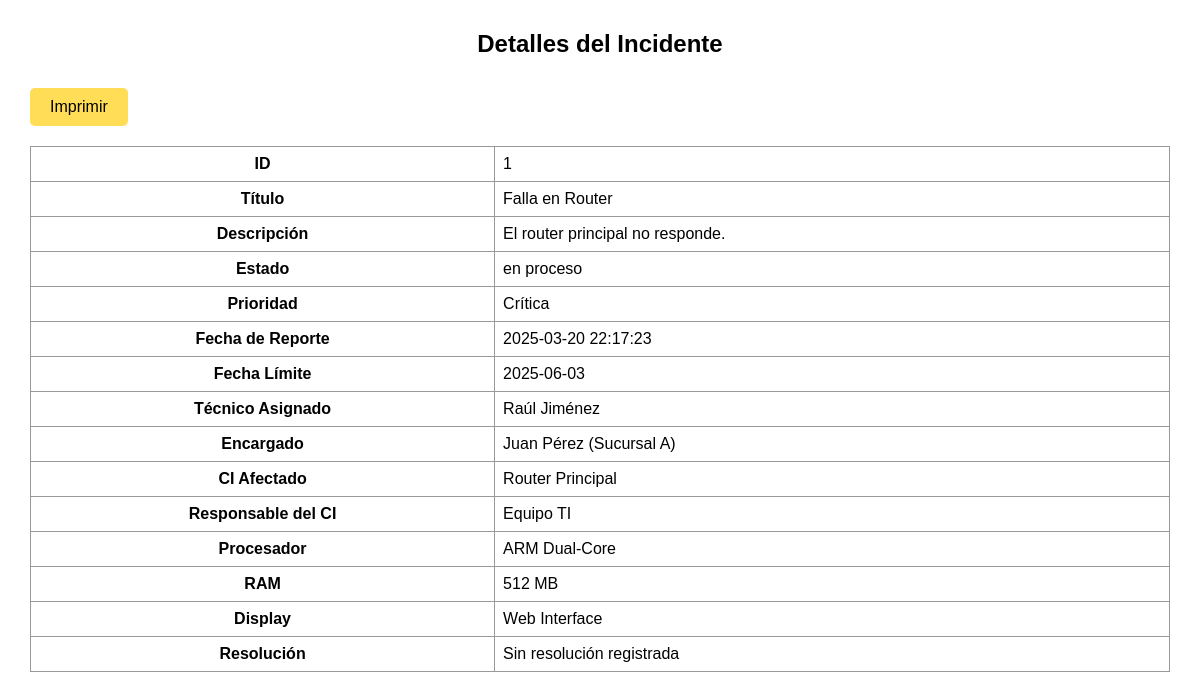
Page /imprimir.php?id=1 on the committed database.
### tables this page shows
CREATE TABLE `incidentes` (
  `id_incidente` int(11) NOT NULL,
  `titulo` varchar(100) NOT NULL,
  `descripcion` text NOT NULL,
  `id_ci_afectado` int(11) NOT NULL,
  `estado` enum('enviado','en proceso','terminado','liberado','evaluado','rechazada') DEFAULT 'enviado',
  `prioridad` enum('Baja','Media','Alta','Crítica') DEFAULT 'Media',
  `fecha_reporte` timestamp NOT NULL DEFAULT current_timestamp(),
  `fecha_resolucion` timestamp NULL DEFAULT NULL,
  `fecha_limite` date DEFAULT NULL,
  `responsable` varchar(100) NOT NULL,
  `id_tecnico_asignado` int(11) DEFAULT NULL,
  `resolucion` text DEFAULT NULL,
  `diagnostico` text DEFAULT NULL,
  `estrellas` tinyint(3) UNSIGNED DEFAULT NULL,
  `comentario_encargado` text DEFAULT NULL,
  `tiempo_estimado_total` int(11) DEFAULT 0
);

CREATE TABLE `tecnicos` (
  `id_tecnico` int(11) NOT NULL,
  `nombre` varchar(100) NOT NULL,
  `especialidad` varchar(100) NOT NULL,
  `disponibilidad` enum('Disponible','En servicio') NOT NULL DEFAULT 'Disponible',
  `rfc` char(13) NOT NULL DEFAULT '',
  `desempeno` decimal(3,2) DEFAULT 0.00
);

CREATE TABLE `usuarios` (
  `id` int(11) NOT NULL,
  `nombre` varchar(100) NOT NULL,
  `correo` varchar(100) NOT NULL,
  `password` varchar(255) NOT NULL,
  `tipo` enum('encargado','admin') NOT NULL,
  `sucursal` varchar(100) DEFAULT NULL
);

CREATE TABLE `ci_items` (
  `id_ci` int(11) NOT NULL,
  `nombre` varchar(100) NOT NULL,
  `tipo` varchar(50) NOT NULL,
  `descripcion` text DEFAULT NULL,
  `ubicacion` varchar(100) NOT NULL,
  `responsable` varchar(100) NOT NULL,
  `estado` varchar(50) NOT NULL,
  `procesador` varchar(100) DEFAULT 'Sin Componente',
  `ram` varchar(50) DEFAULT 'Sin Componente',
  `display` varchar(50) DEFAULT 'Sin Componente',
  `power_source` varchar(100) DEFAULT 'Sin Componente'
);

### imprimir.php (the view, shortened to what this page needs)
<?php
$conn = openConnection();
$id_incidente = $_GET['id'];
$query = $conn->prepare("
    SELECT i.*, t.nombre AS tecnico_nombre, ci.nombre AS ci_nombre, ci.procesador, ci.ram, ci.display, ci.responsable AS ci_responsable,
           u.nombre AS encargado_nombre, u.sucursal AS sucursal_nombre
    FROM incidentes i
    LEFT JOIN tecnicos t ON i.id_tecnico_asignado = t.id_tecnico
    LEFT JOIN ci_items ci ON i.id_ci_afectado = ci.id_ci
    LEFT JOIN usuarios u ON i.responsable = u.nombre
    WHERE i.id_incidente = ?
");
$query->bind_param("i", $id_incidente);
$query->execute();
$result = $query->get_result();
$row = $result->fetch_assoc();
?>
<!DOCTYPE html>
<html lang="es">
<head>
</head>
<body>
    <h2>Detalles del Incidente</h2>
    <button onclick="window.print()" class="btn">Imprimir</button>
    <table>
        <tr><th>ID</th><td><?= htmlspecialchars($row['id_incidente']) ?></td></tr>
        <tr><th>Título</th><td><?= htmlspecialchars($row['titulo']) ?></td></tr>
        <tr><th>Descripción</th><td><?= nl2br(htmlspecialchars($row['descripcion'])) ?></td></tr>
        <tr><th>Estado</th><td><?= htmlspecialchars($row['estado']) ?></td></tr>
        <tr><th>Prioridad</th><td><?= htmlspecialchars($row['prioridad']) ?></td></tr>
        <tr><th>Fecha de Reporte</th><td><?= htmlspecialchars($row['fecha_reporte']) ?></td></tr>
        <tr><th>Fecha Límite</th><td><?= $row['fecha_limite'] && $row['fecha_limite'] != '0000-00-00' ? htmlspecialchars($row['fecha_limite']) : 'No asignada' ?></td></tr>
        <tr><th>Técnico Asignado</th><td><?= htmlspecialchars($row['tecnico_nombre'] ?: 'No asignado') ?></td></tr>
        <tr><th>Encargado</th><td><?= htmlspecialchars($row['encargado_nombre']) ?> (<?= htmlspecialchars($row['sucursal_nombre']) ?>)</td></tr>
        <tr><th>CI Afectado</th><td><?= htmlspecialchars($row['ci_nombre']) ?></td></tr>
        <tr><th>Responsable del CI</th><td><?= htmlspecialchars($row['ci_responsable']) ?></td></tr>
        <tr><th>Procesador</th><td><?= htmlspecialchars($row['procesador']) ?></td></tr>
        <tr><th>RAM</th><td><?= htmlspecialchars($row['ram']) ?></td></tr>
        <tr><th>Display</th><td><?= htmlspecialchars($row['display']) ?></td></tr>
        <tr><th>Resolución</th><td><?= nl2br(htmlspecialchars($row['resolucion'])) ?: 'Sin resolución registrada' ?></td></tr>
    </table>
</body>
</html>

### imprimir.php (style rules this page uses)
body { font-family: Arial, sans-serif; margin: 30px; }
h2 { text-align: center; }
table { width: 100%; border-collapse: collapse; margin-top: 20px; }
td, th { border: 1px solid #999; padding: 8px; }
.btn { display: inline-block; padding: 10px 20px; margin: 10px 5px 0 0; font-size: 16px; text-decoration: none; color: #000; background-color: #ffdd57; border: none; border-radius: 5px; cursor: pointer; }

### rows in the picture
incidentes: id_incidente "1", titulo "Falla en Router", descripcion "El router principal no responde.", estado "en proceso", prioridad "Crítica", fecha_reporte "2025-03-20 22:17:23", fecha_limite "2025-06-03", id_tecnico_asignado.nombre "Raúl Jiménez", usuarios.nombre "Juan Pérez", usuarios.sucursal "Sucursal A", id_ci_afectado.nombre "Router Principal", id_ci_afectado.responsable "Equipo TI", id_ci_afectado.procesador "ARM Dual-Core", id_ci_afectado.ram "512 MB", id_ci_afectado.display "Web Interface", resolucion "Sin resolución registrada"
